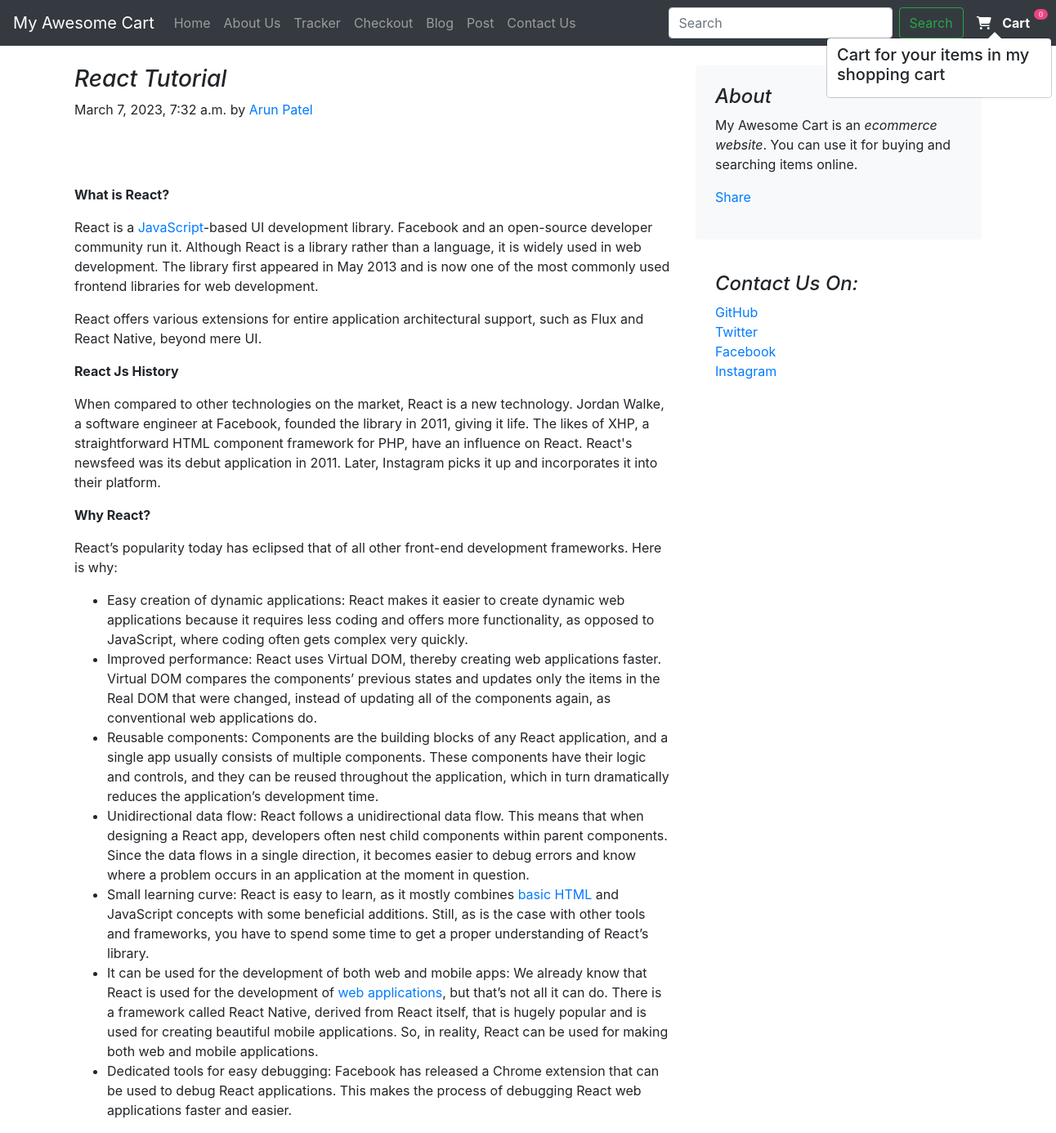
The page /blog/blogpost/17 on the database its author committed.
### blog/models.py (models this page shows)
class BlogPost(models.Model):
    post_id=models.AutoField(primary_key=True)
    title=models.CharField(max_length=300,default="")
    content=models.CharField(max_length=5000,default="")
    author=models.CharField(max_length=50,default="")
    heading=models.CharField(max_length=130,default="")
    pub_date= models.DateTimeField(default=now)
    thumbnail=models.ImageField(upload_to='blog/images',default="")
    def __str__(self):
        return self.title + ' by ' + self.author

### blog/views.py (the view)
# urls.py: path('blogpost/<int:id>',views.blogpost,name="blogPost")
def blogpost(request,id):
    post=BlogPost.objects.filter(post_id=id)[0]
    print("POSTS: ",post)
    return render(request,"blog/blogpost.html",{'post':post})

### blog/templates/blog/blogpost.html (shortened to what this page needs)
{%extends 'blog/basic.html'%}
{%block body%}
<div class="container">
    <div class="row mt-4">
        <div class="col-md-8 blog-main">
            <h3 class="font-italic">
                {{post.title}}
            </h3>
            <p class="blog-post-meta">{{post.pub_date}} by <a href="#">{{post.author}}</a></p>
            <div class="fb-like" data-href="http://127.0.0.1:8000/blog/blogpost/{{post.post_id}}" data-layout="standard" data-action="like" data-size="large" data-show-faces="false" data-share="true"></div><br><br>
            <div class="blog-post">
                 <p>{{post.content|safe}}</p>
            </div>
        </div>
        <aside class="col-md-4 blog-sidebar">
            <div class="p-4 mb-3 bg-light rounded">
                <h4 class="font-italic">About</h4>
                <p class="mb-0">My Awesome Cart is an <em>ecommerce website</em>. You can use it for buying and searching items online. </p>
                <div class="my-3 fb-share-button" data-href="http://127.0.0.1:8000/blog/blogpost/{{post.post_id}}" data-layout="button_count" data-size="large"><a target="_blank" href="https://www.facebook.com/sharer/sharer.php?u=http%3A%2F%2F127.0.0.1%3A8000%2Fblog%2Fblogpost%2F4&src=sdkpreparse" class="fb-xfbml-parse-ignore">Share</a></div>
            </div>
            <div class="p-4">
                <h4 class="font-italic">Contact Us On: </h4>
                <ol class="list-unstyled">
                    <li><a href="#">GitHub</a></li>
                    <li><a href="#">Twitter</a></li>
                    <li><a href="#">Facebook</a></li>
                    <li><a href="#">Instagram</a></li>
                </ol>
            </div>
        </aside>
    </div>
</div>
{%endblock%}

### rows shown on the page
BlogPost: title "React Tutorial", pub_date "March 7, 2023, 7:32 a.m.", author "Arun Patel", content "What is React? React is a JavaScript -based UI development library. Facebook and an open-source developer community run it. Although React is a library rather than a language, it is widely used in web development. The library first appeared in May 2013 and is now one of the most commonly used frontend libraries for web development. React offers various extensions for entire application architectural support, such as Flux and React Native, beyond mere UI. React Js History When compared to other technologies on the market, React is a new technology. Jordan Walke, a software engineer at Facebook, founded the library in 2011, giving it life. The likes of XHP, a straightforward HTML component…"
